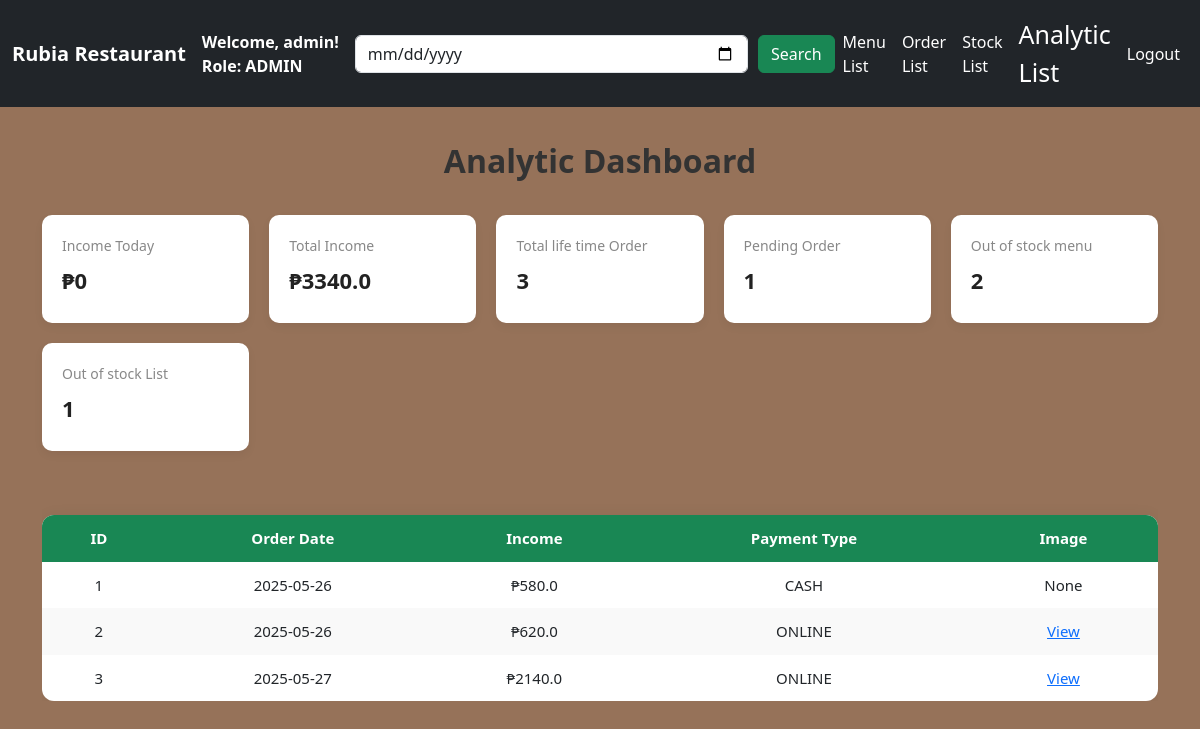
Page /analytic/list (signed in) on the earlier database version.
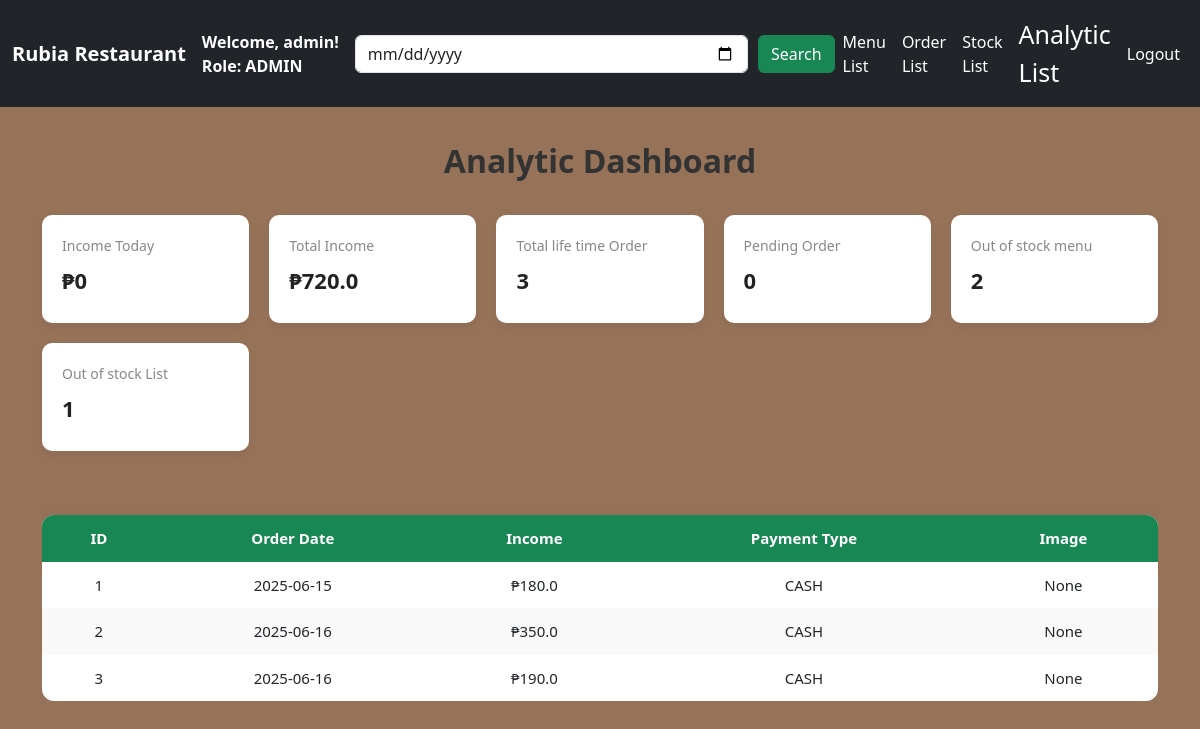
Same page on the later database version.
### function/model.py (models this page shows)
class Income_table(SQLModel, table=True):
    id:              int                     = Field(default=None, primary_key=True)
    order_date:      datetime.date           = Field(default_factory=datetime.date.today)
    income:          float                   = Field(nullable=False)
    payment_type:    PaymentEnum             = Field()
    image_url:       str                     = Field()
    order_list_item: str                     = Field()
    holder: Optional["Income_Holder"] = Relationship(back_populates="order")

### main.py (the view)
@app.route("/analytic/list",methods=['GET','POST'])
def analytic_list():
    if 'user_id' not in flask_session:
        return redirect(url_for('login'))
    role = flask_session.get('role')
    if role not in ['ADMIN', 'EMPLOYEE']:
        flash('You cannot Edit this','error')
        return redirect(url_for('restrict_access'))
    username = flask_session.get('username')
    role =   flask_session.get('role')
    image_names = os.listdir('static/images')
    page = request.args.get('page',1,type=int)
    PER_PAGE = 6
    with DbaseSession(engine) as session:
        if role  in ['EMPLOYEE','ADMIN']:
            stmt = select(Income_table)
            data = session.exec(stmt).all()
            stmt2 = select(Order_List).options(selectinload(Order_List.menu))
            orders = session.exec(stmt2).all()
            count  = len(set(order.table for order in orders)) # we use this to count only range
            stmt3 = session.exec(select(Menu_List).where(Menu_List.quantity == 0)).all()
            out_of_stock = len(stmt3) #this will count out of stock menu
            stmt4 = session.exec(select(Kitchen_Stock).where(Kitchen_Stock.quantity == 0)).all()
            out_of_stock_list = len(stmt4)
            stmt5 = session.exec(select(Income_Holder)).all()
            life_time_order = len(stmt5)
            stmt6 = select(Income_Today).where(Income_Today.transaction_date == date.today())
            data2 = session.exec(stmt6).all()
        if request.method == 'POST':
            query_date = request.form.get('query_date')
            if query_date:
                stmt = stmt.where(Income_table.order_date.ilike(f"%{query_date}%"))
    income_today_holder = []
    for item2 in data2:
        income_today_holder.append(item2.balance)
    income_holder = []
    for item in data:
        print(item.income)
        income_holder.append(item.income)
    total = len(data)
    start = (page - 1) * PER_PAGE
    end = start + PER_PAGE
    paginated_data = data[start:end]
    context = {
        'income_today':sum(income_today_holder),
        'total_income': sum(income_holder),
        'income_table': paginated_data,
        'username': username,
        'role': role,
        'page':page,
        'images_name': image_names,
        'total_pages': (total + PER_PAGE - 1) // PER_PAGE,
        'today':today,
        'count':count,
        'out_of_stock':out_of_stock,
        'out_of_stock_list':out_of_stock_list,
        'life_time_order':life_time_order
    }
    return render_template('analytics.html',**context)

### function/model.py (called while the page is built)
    def __str__(self):
        return self.value

### templates/analytics.html (shortened to what this page needs)
<!DOCTYPE html>
<html lang="en">
<head>
  <link href="https://cdn.jsdelivr.net/npm/bootstrap@5.3.6/dist/css/bootstrap.min.css" rel="stylesheet">
</head>
<body>
  <nav class="navbar navbar-expand-lg navbar-dark bg-dark fixed-top">
    <div class="container-fluid">
      <a class="navbar-brand fw-bold">Rubia Restaurant</a>
      <div class="d-flex flex-column text-white me-3">
        <span class="fw-bold">Welcome, {{ username }}!</span>
        <span class="fw-bold">Role: {{ role }}</span>
      </div>
      <div class="collapse navbar-collapse justify-content-between" id="navbarNav">
        <form class="d-flex mx-auto" action="/analytic/list" method="POST" style="max-width: 600px; width: 100%;">
          <input type="date" class="form-control" name="query_date" placeholder="Search by Date">
        <div style="margin-left:10px;">
          <button type="submit" class="btn btn-success">Search</button>
        </div>
        </form>
        <ul class="navbar-nav align-items-center">
          {% if role in ['ADMIN', 'EMPLOYEE'] %}
          <li class="nav-item"><a class="nav-link text-white" href="/menu/list">Menu List</a></li>
          <li class="nav-item"><a class="nav-link text-white" href="/order/list">Order List</a></li>
          <li class="nav-item"><a class="nav-link text-white" href="/stock/list">Stock List</a></li>
          <li class="nav-item"><a class="nav-link text-white" href="/analytic/list" style="font-size:25px;" >Analytic List</a></li>
          {% endif %}
          <li class="nav-item"><a class="nav-link text-white" href="/logout">Logout</a></li>
        </ul>
      </div>
    </div>
  </nav>
  <div class="container py-5">
    <div style="color:white">
      <h2 class="section-title">Analytic Dashboard</h2>
    </div>
    <div class="dashboard">
      <div class="box">
        <div class="title">Income Today</div>
        <div class="count">₱{{ income_today }}</div>
      </div>
      <div class="box">
        <div class="title">Total Income</div>
        <div class="count">₱{{ total_income }}</div>
      </div>
      <div class="box">
        <div class="title">Total life time Order</div>
        <div class="count">{{life_time_order}}</div>
      </div>
      <div class="box">
        <div class="title">Pending Order</div>
        <div class="count">{{count}}</div>
      </div>
      <div class="box">
        <div class="title">Out of stock menu</div>
        <div class="count">{{out_of_stock}}</div>
      </div>
      <div class="box">
        <div class="title">Out of stock List</div>
        <div class="count">{{out_of_stock_list}}</div>
      </div>
    </div>
    <div class="table-responsive">
      <table class="styled-table mt-4">
        <thead>
          <tr>
            <th>ID</th>
            <th>Order Date</th>
            <th>Income</th>
            <th>Payment Type</th>
            <th>Image</th>
          </tr>
        </thead>
        <tbody>
          {% for item in income_table %}
          <tr>
            <td>{{ item.id }}</td>
            <td>{{ item.order_date }}</td>
            <td>₱{{ item.income }}</td>
            <td>{{ item.payment_type }}</td>
            {% if item.payment_type != 'CASH' %}
            <td><a href="{{ url_for('view_payment_analytic',_id=item.id) }}">View</a></td>
            {%else%}
            <td>None</td>
            {%endif%}
          </tr>
          {% endfor %}
        </tbody>
      </table>
    </div>
</div>
</body>
</html>

### templates/analytics.html (style rules this page uses)
body { background-color: #967259; padding-top: 70px; font-family: 'Segoe UI', Tahoma, Geneva, Verdana, sans-serif; }
.dashboard { display: grid; grid-template-columns: repeat(auto-fit, minmax(180px, 1fr)); gap: 20px; margin-bottom: 40px; }
.box { background: white; border-radius: 10px; padding: 20px; box-shadow: 0 4px 10px rgba(0,0,0,0.05); transition: 0.3s; }
.title { font-size: 14px; color: #888; margin-bottom: 8px; }
.count { font-size: 22px; font-weight: 600; margin-bottom: 6px; color: #222; }
.styled-table { width: 100%; border-collapse: collapse; border-radius: 12px; overflow: hidden; box-shadow: 0 0 15px rgba(0, 0, 0, 0.05); background-color: white; }
.styled-table thead { background-color: #198754; color: white; text-align: center; }
.styled-table th, .styled-table td { padding: 12px 15px; text-align: center; font-size: 15px; }
.styled-table tbody tr:nth-of-type(even) { background-color: #f9f9f9; }
h2.section-title { font-weight: 700; color: #333; text-align: center; margin-bottom: 35px; }

Differences in the rows shown:
changed Income_table id 1: order_date "2025-05-26" → "2025-06-15"; income "580.0" → "180.0"
changed Income_table id 2: order_date "2025-05-26" → "2025-06-16"; income "620.0" → "350.0"; payment_type "ONLINE" → "CASH"; payment_type "View" → "None"
changed Income_table id 3: order_date "2025-05-27" → "2025-06-16"; income "2140.0" → "190.0"; payment_type "ONLINE" → "CASH"; payment_type "View" → "None"
Other differences:
{{ total_income }}: "3340.0" → "720.0"
{{ count }}: "1" → "0"
